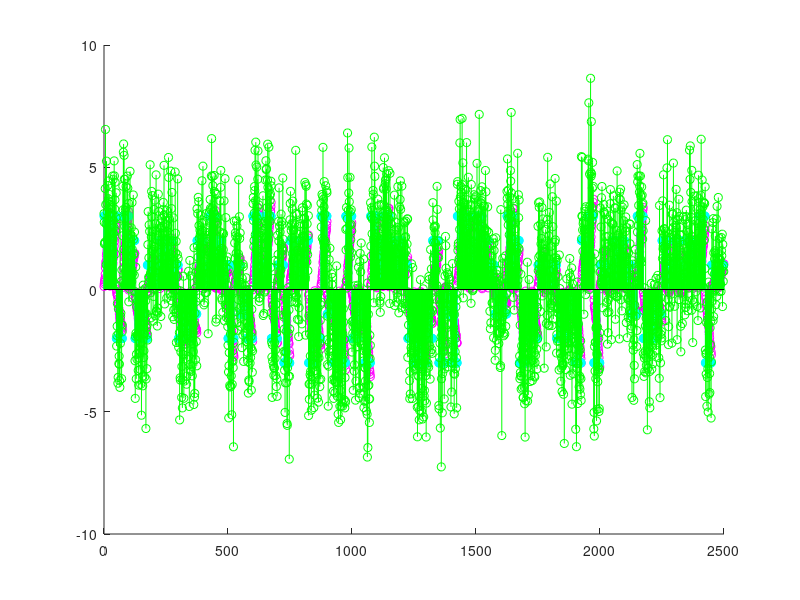

This figure's MATLAB source:

%bits = [1 2 3 -3 -2 -1 2 -1 2 1 -2];         % Stream de bits
%dim = 4; bits = reshape(randi([-3,3],dim),[1,dim^2]);       % Stream de bits aleatórios
l_m = 100;               % Comprimento da mensagem
m_tx = (-1).^(round(rand(1,l_m))).*randi([1,3],1,l_m);       % Mensagem

% Parâmetros do cosseno levantado
sps = 4;                         % Quantidade de amostras/período
span = 6;                        % Quantidade de zeros
beta = 0.5;                      % Fator de roll-off
T = 1+span*sps;                  % Largura do pulso em amostras
N0 = 1.5;                          % Potência do ruído

up_bits = upsample(m_tx,T);      % Upsample da mensagem

l_t = length(up_bits);

t = 0:(l_t-1);

% Definição do formatos de pulsos
sw = 1*ones(1,T);               % Janela retangular
%sw = 2*rcosdesign(beta,span,sps);       % Cosseno levantado


% Criação do sinal transmitido
sinal = conv(up_bits,sw);
sinal = sinal(1:l_t);
%sinal = sinal(T:end);
%stem(t,sinal)


% Criação do ruído de canal
n = N0*randn(1,l_t);

% Sinal recebido
r = sinal+n;
%r = [zeros(1,10) r(1:l_t-10)];         % Causando atrado de 10 amostras

% Sinal filtrado
mf = flip(sw);

% Vetor de bits estimados
Y_i = [];

% Mensagem detectada
m_rx = [];

% Vetor de amplitudes médias para comparação
Y_mean = [];

for k = 1:1:l_m
    %[((k-1)*T+1) k*T]
    %r(((k-1)*T+1),k*T)
    Y_temp = 0;
    Y_temp = (1/T)*conv(r(((k-1)*T+1):k*T),mf);
    Y_i = [Y_i Y_temp(1:T)];
    m_rx = [m_rx  round(Y_temp(T))];
    % Calculando o valor médio de cada bit para fazer a comparação
    % Y_mean = [Y_mean ones(1,T).*mean(r(((k-1)*T+1):k*T))];
    %Y = (1/T)*conv(r,mf);
end

%Y = (1/T)*conv(r,mf);
%Y = Y(1:l_t);

% Vetor de mensagens erradas
error = (m_tx-m_rx)~=0;

% Taxa de erro de bits
ber = sum(error)/l_m

figure;
hold on
stem(t,Y_i,'m')
stem(t,sinal,'c')
stem(t,r,'g')
%subplot(2,2,1)
%stem(t,sinal,'c')
%subplot(2,2,2)
%stem(t,n,'c')
%subplot(2,2,3)
%stem(t,r,'g')
%subplot(2,2,4)
%stem(t,Y_i,'m')

hold off